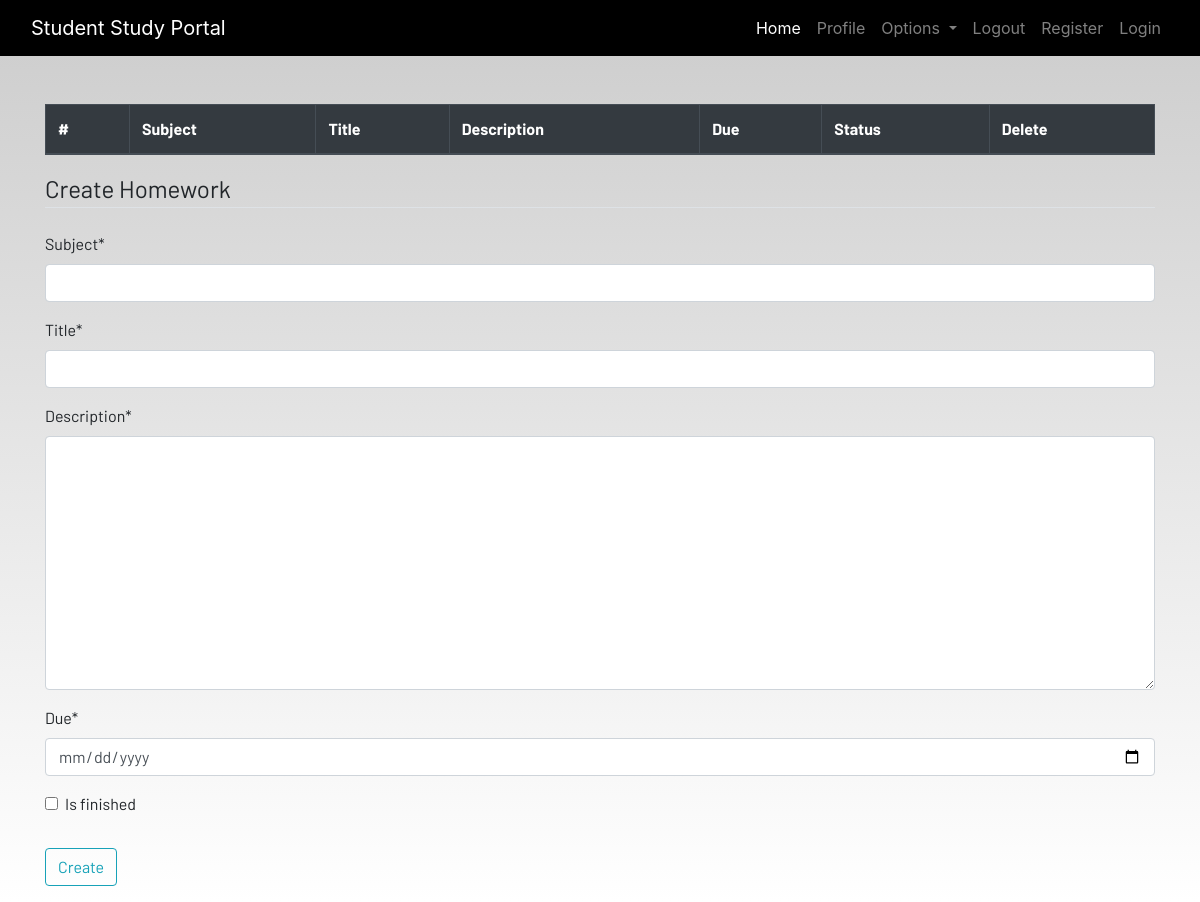
The app's page /homework (signed in), older data.
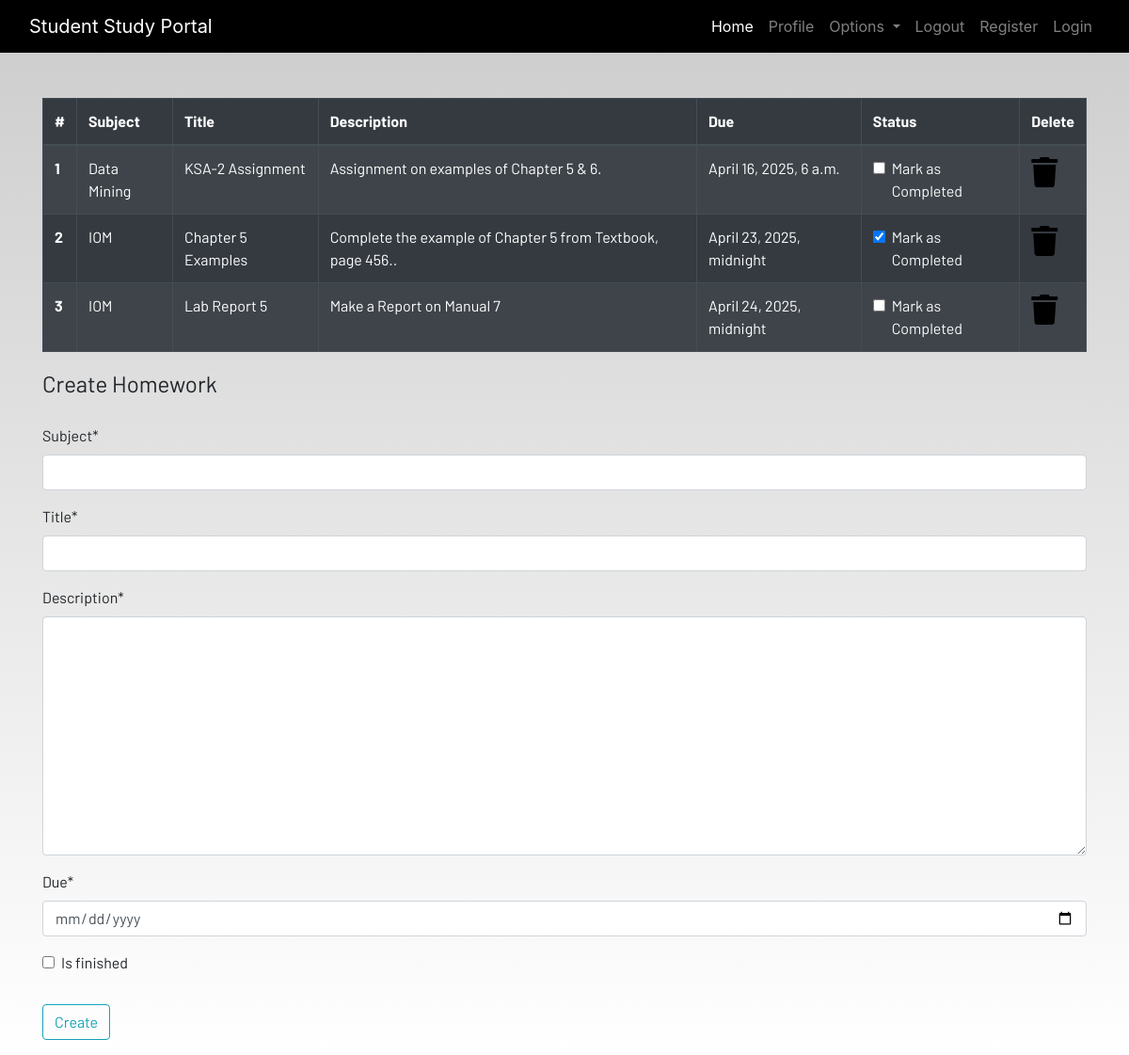
The same page, newer data.
### dashboard/models.py (models this page shows, shortened)
class Homework(models.Model):
    user = models.ForeignKey(User,on_delete=models.CASCADE)
    subject = models.CharField(max_length=50)
    title = models.CharField(max_length=100)
    description = models.TextField()
    due = models.DateTimeField()
    is_finished = models.BooleanField(default=False)

### dashboard/views.py (the view)
# urls.py: path("homework", views.homework, name="homework"),
def homework(request):
    if request.method == "POST":
        form = HomeworkForm(request.POST)
        if form.is_valid():
            try:
                finished = request.POST["is_finished"]
                if finished == "on":
                    finished = True
                else:
                    finished = False
            except:
                finished = False
            homeworks = Homework(
                user=request.user,
                subject=request.POST["subject"],
                title=request.POST["title"],
                description=request.POST["description"],
                due=request.POST["due"],
                is_finished=finished,
            )
            homeworks.save()
            messages.success(request, f"Homework Added from {request.user.username}!!")
    else:
        form = HomeworkForm()
    homework = Homework.objects.filter(user=request.user)
    if len(homework) == 0:
        homework_done = True
    else:
        homework_done = False
    context = {"homeworks": homework, "homeworks_done": homework_done, "form": form}
    return render(request, "dashboard/homework.html", context)

### dashboard/forms.py
class HomeworkForm(forms.ModelForm):
    class Meta:
        model = Homework
        widgets = {'due':DateInput()}
        fields = ['subject','title','description','due','is_finished']

### dashboard/templates/dashboard/homework.html (shortened to what this page needs)
{% extends 'dashboard/base.html' %}
{% load static %}
{% load crispy_forms_tags %}
{% block content %}
<div class="container">
    {% if not homework_done %}
    <table class="table table-striped table-bordered table-hover table-dark">
        <thead>
            <tr>
                <th scope="col">#</th>
                <th scope="col">Subject</th>
                <th scope="col">Title</th>
                <th scope="col">Description</th>
                <th scope="col">Due</th>
                <th scope="col">Status</th>
                <th scope="col">Delete</th>
            </tr>
        </thead>
        <tbody>
            {% for homework in homeworks %}
            <tr>
                <th scope="row">{{forloop.counter}}</th>
                <td>{{homework.subject}}</td>
                <td>{{homework.title}}</td>
                <td>{{homework.description}}</td>
                <td>{{homework.due}}</td>
                <td>
                    <a href="{% url 'update-homework' homework.id %}">
                        <div class="form-check">
                            {% if homework.is_finished == True %}
                            <input class="form-check-input" type="checkbox" value="" checked>
                            {% else %}
                            <input class="form-check-input" type="checkbox" value="">
                            {% endif %}
                            <label class="form-check-label text-light" for="flexCheckDefault">
                                Mark as Completed
                            </label>
                        </div>
                    </a>
                </td>
                <td><a href="{% url 'delete-homework' homework.id %}"><i class="fa fa-trash fa-2x"></i></a></td>
            </tr>
            {% endfor %}
        </tbody>
    </table>
    {% else %}
    <h4>All homeworks are completed!! Create to have more!!</h4>
{% endif %}
</div>
<div class=" container">
    <form method="POST">
        <fieldset class="form-group">
            <legend class="border-bottom mb-4">Create Homework</legend>
            {{form|crispy}}
        </fieldset>
        <div class="form-group">
            <button href="" class="btn btn-outline-info" type="submit">
                Create
            </button>
        </div>
    </form>
</div>
{% endblock content %}

### dashboard/templates/dashboard/base.html (shortened to what this page needs)
<!DOCTYPE html>
{% load static %}
<html lang="en">
<head>
  <link rel="stylesheet" href="https://stackpath.bootstrapcdn.com/bootstrap/4.3.1/css/bootstrap.min.css"
 />
  <link rel="stylesheet" href="https://use.fontawesome.com/releases/v5.7.2/css/all.css"
 />
  <link rel="stylesheet" href="{% static 'css/main.css' %}" />
</head>
<body>
  <header>
    <nav class="navbar navbar-expand-lg navbar-dark bg-dark">
      <div class="container-fluid">
        <a class="navbar-brand" href="#">Student Study Portal</a>
        <div class="collapse navbar-collapse justify-content-end" id="navbarSupportedContent">
          <ul class="navbar-nav mb-2 mb-lg-0">
            <li class="nav-item">
              <a class="nav-link active" aria-current="page" href="#">Home</a>
            </li>
            <li class="nav-item">
              <a class="nav-link" href="#">Profile</a>
            </li>
            <li class="nav-item dropdown">
              <a class="nav-link dropdown-toggle" href="#" id="navbarDropdown" role="button" data-toggle="dropdown"
                aria-haspopup="true" aria-expanded="false">
                Options
              </a>
            </li>
            <li class="nav-item">
              <a class="nav-link" href="#">Logout</a>
            </li>
            <li class="nav-item">
              <a class="nav-link" href="#">Register</a>
            </li>
            <li class="nav-item">
              <a class="nav-link" href="#">Login</a>
            </li>
          </ul>
        </div>
      </div>
    </nav>
  </header>
  <br /><br />
  <main>
    {% block content %}
    {% endblock content %}
  </main>
</body>
</html>

### static/css/main.css (style rules this page uses)
html { scroll-behavior: smooth; height: 100%; width: 100%; }
main { font-family: Barlow, Quicksand, Rubik, sans-serif, serif, 'Times New Roman', Times, serif !important; }
.navbar { background-color: rgb(0, 0, 0) !important; }
a { text-decoration: none !important; color: black; }
html, body { max-width: 100%; overflow-x: hidden; height: 100%; width: 100%; }
body { background: linear-gradient(rgba(0, 0, 0, 0.2), rgba(255, 255, 255, 0.5)); overflow-x: hidden; background-repeat: no-repeat; }
.fa { color: black; }

Row changes from the older to the newer data that the page shows:
added Homework: subject "Data Mining", title "KSA-2 Assignment", description "Assignment on examples of Chapter 5 & 6.", due "April 16, 2025, 6 a.m."
added Homework: subject "IOM", title "Chapter 5 Examples", description "Complete the example of Chapter 5 from Textbook, page 456..", due "April 23, 2025, midnight"
added Homework: subject "IOM", title "Lab Report 5", description "Make a Report on Manual 7", due "April 24, 2025, midnight"
